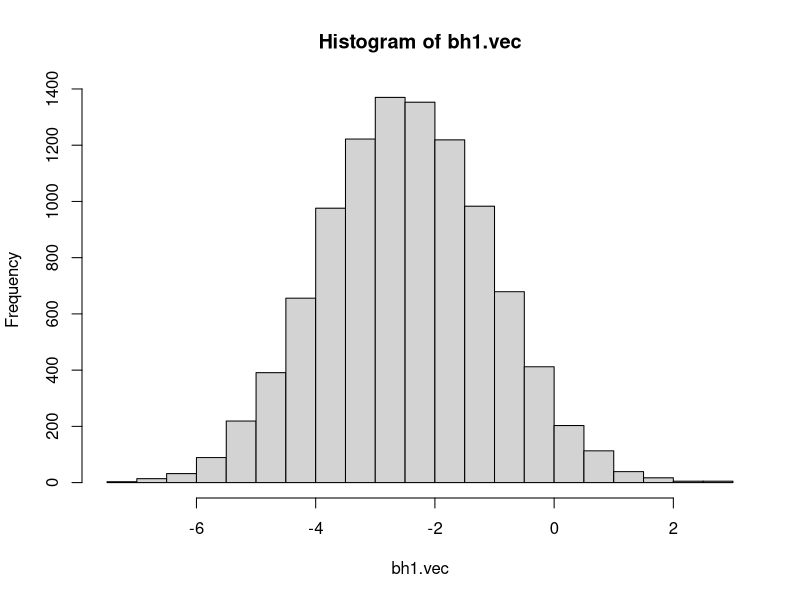
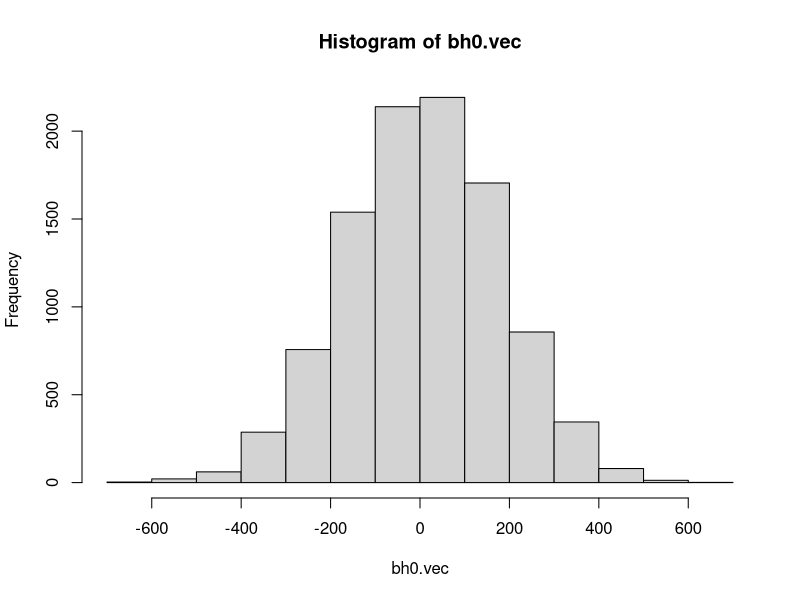
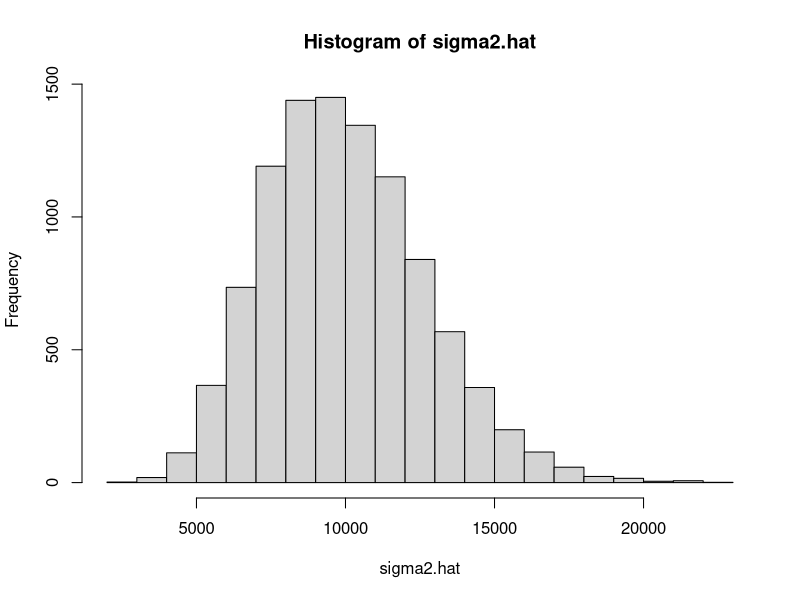

Source code (R) for these figures, in order:
## ---- chunk 1
beta_0=10
beta_1=-2.5
n=30
## ---- chunk 2
sigma=100
i=1:n
x_i=i

## ---- chunk 3
set.seed(1016)
x=sample(100:150,n,replace = TRUE)


e = rnorm(n, mean = 0, sd = sigma)
y = beta_0+beta_1*x+e

sim = 10000
bh1.vec = rep(0,sim)
bh0.vec = rep(0,sim)
sigma2.hat=rep(0,sim)

for (i in 1:sim){
  e = rnorm(n, mean = 0, sd = sigma)
  y = beta_0+beta_1*x+e
  mi = lm(y ~ x)
  bh1.vec[i] = coef(mi)[2]
  bh0.vec[i] = coef(mi)[1]
  RSS=sum((mi$residuals)^2)
  sigma2.hat[i]=RSS/(n-2)}
    



## ---- chunk 4
hist(bh1.vec)

hist(bh0.vec)

hist(sigma2.hat)

## ---- chunk 5

a=mean(bh1.vec)
b=mean(bh0.vec)
c=mean(sigma2.hat)

a
b
c


## ---- chunk 6

(var0=var(bh0.vec))
(var1=var(bh1.vec))

SXX=sum((x-mean(x))^2)


Var.true=(sigma^2)/SXX

Var.true

Var.true.1=sigma^2*((1/n)+(mean(x)^2)/SXX)

Var.true.1

## ---- chunk 7
i=1:n
x_i2=100*i


x1=sample(100:150,n,replace = TRUE)


e1 = rnorm(n, mean = 0, sd = sigma)
y1 = beta_0+beta_1*x1+e

sim1 = 10000
bh1.vec1 = rep(0,sim)
bh0.vec1 = rep(0,sim)
sigma2.hat1=rep(0,sim)

for (i in 1:sim){
  e1 = rnorm(n, mean = 0, sd = sigma)
  y1 = beta_0+beta_1*x+e
  mi1 = lm(y ~ x)
  bh1.vec1[i] = coef(mi1)[2]
  bh0.vec1[i] = coef(mi1)[1]
  RSS1=sum((mi1$residuals)^2)
  sigma2.hat1[i]=RSS/(n-2)}
    
a1=mean(bh1.vec1)
b1=mean(bh0.vec1)
c1=mean(sigma2.hat1)

a1
b1
c1


(var01=var(bh0.vec1))
(var11=var(bh1.vec1))

SXX1=sum((x1-mean(x1))^2)


Var.true1=(sigma^2)/SXX1

Var.true1

Var.true.11=sigma^2*((1/n)+(mean(x1)^2)/SXX1)

Var.true.11

